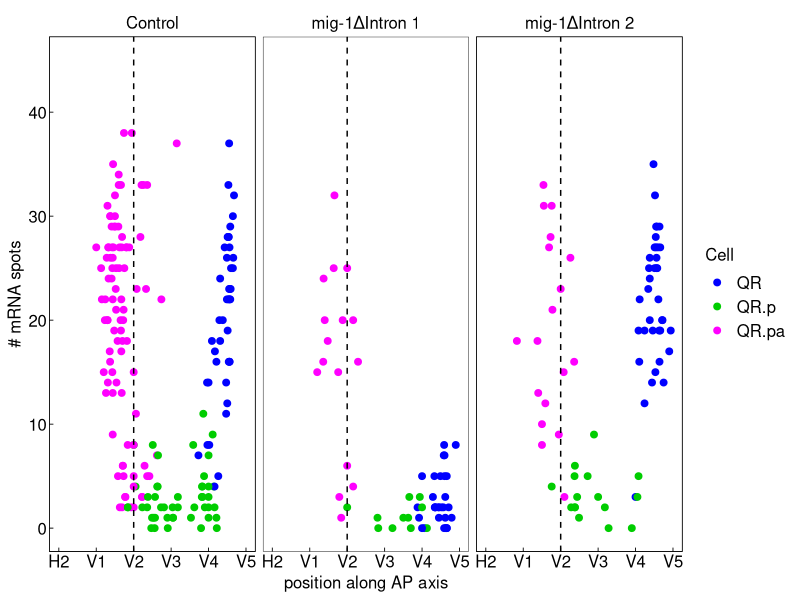
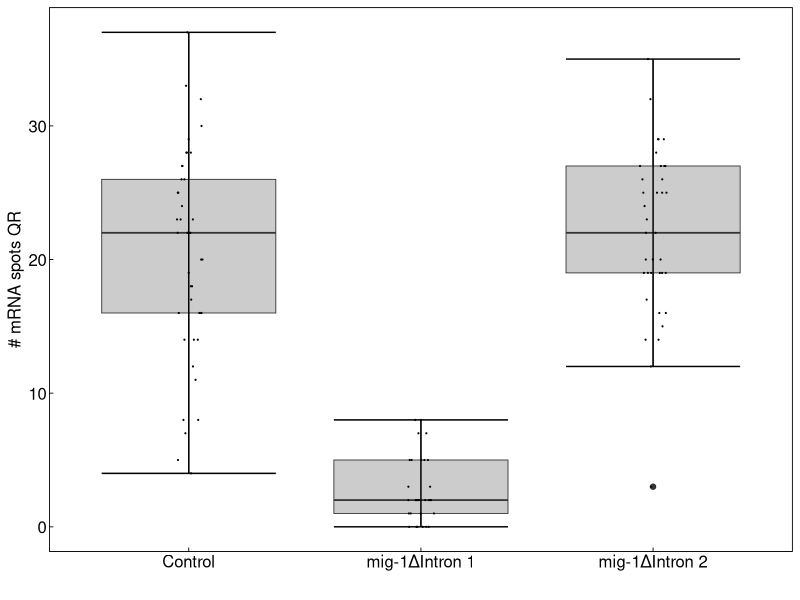

Generate these figures, in order, with R:
#load necessary packages
#install.packages("tibble")
library(tibble)
#install.packages("magrittr")
library(magrittr)
#install.packages("ggplot2")
library(ggplot2)
#install.packages("readxl")
library(readxl)
#install.packages("dplyr")
library(dplyr)

#set ggplot figure theme
migtheme <-   theme(axis.line = element_blank(),
                    axis.text = element_text(colour = "black", size = 12),
                    strip.text = element_text(colour = "black", size = 12),
                    legend.text = element_text(colour = "black", size = 12),
                    axis.title = element_text(colour = "black", size = 12),
                    axis.ticks = element_line(colour = "black", size = 0.3),
                    axis.ticks.length = unit(-0.1, "cm"),
                    legend.title = element_text(colour = "black", size = 12),
                    panel.border = element_rect(colour = "black", fill = NA, size = 0.3),
                    panel.grid = element_blank(),
                    plot.background = element_blank(),
                    panel.background = element_blank(),
                    legend.background = element_blank(),
                    legend.key = element_rect(fill = "white", colour = "white"),
                    strip.background = element_blank(),
                    text = element_text(colour = "black", family = "sans"))

#load data
KN3071 <- read_xlsx("KN3071_smFISH.xlsx")%>%
  add_column(label = "mig-1ΔIntron 1")

KN3078 <- read_xlsx("KN3078_smFISH.xlsx")%>%
  add_column(label = "mig-1ΔIntron 2")

SV1009 <- read_xlsx("SV1009_smFISH.xlsx")%>%
  add_column(label = "Control")

introndels <- bind_rows(KN3071, KN3078, SV1009)%>%
    filter(Cell %in% c("QR", "QR.p", "QR.pa"))
introndels$label <- factor(introndels$label, levels = c("Control", "mig-1ΔIntron 1", "mig-1ΔIntron 2"))

#Create figure panels
fig.2B <- ggplot(introndels , aes(x = Position, y = smFISH.Counts, colour = Cell))+
  geom_point(size = 2)+
  scale_x_continuous(labels = c("H2","V1", "V2", "V3", "V4", "V5"), limits = c(-1,4))+
  scale_y_continuous(limits = c(0,45))+
  geom_vline(xintercept = 1, colour = "black", lty = 2)+
  scale_color_manual(values = c("blue","green3", "magenta"))+
  labs(x = "position along AP axis", y = "# mRNA spots",colour = "Cell")+
  facet_wrap(~label, ncol = 3, scales = "fixed")+
  migtheme
fig.2B

fig.2C <- ggplot(introndels%>%filter(Cell == "QR"), aes(x = label, y = smFISH.Counts))+
  geom_boxplot(fill = "gray80", size = 0.3)+
  stat_boxplot(geom = 'errorbar')+
  geom_jitter(colour = "black", width = 0.06, height = 0, size = 0.1)+
  labs(x = "", y = "# mRNA spots QR")+
  migtheme
fig.2C

#Statistical testing
# mig-1 expression level in QR of:
#Δintron 1
t.test(filter(SV1009, Cell == "QR")$smFISH.Counts,filter(KN3071, Cell == "QR")$smFISH.Counts) #2.2e-16
#Δintron 2
t.test(filter(SV1009, Cell == "QR")$smFISH.Counts,filter(KN3078, Cell == "QR")$smFISH.Counts) #p = 0.3054

# mig-1 expression level in QR.pa of:
#Δintron 1
t.test(filter(SV1009, Cell == "QR.pa")$smFISH.Counts,filter(KN3071, Cell == "QR.pa")$smFISH.Counts) #p = 0.1411
#Δintron 2
t.test(filter(SV1009, Cell == "QR.pa")$smFISH.Counts,filter(KN3078, Cell == "QR.pa")$smFISH.Counts) #p = 0.6813